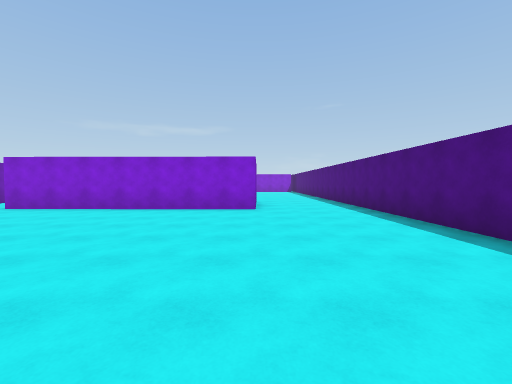
View 1 (above)

24 first-person views from a walk through a scene from a Unity 3-D project. The camera is 1.5 m above the floor, tilts 2° down and sees 90° across. The floor is counted in squares, 2 m on a side. Each view is taken from the middle of a square. On the plan, view 1 faces up. The plan holds only what a view shows up to about 9 squares ahead; the rest is blank. The place goes on beyond the plan. The player is left out.

View 2
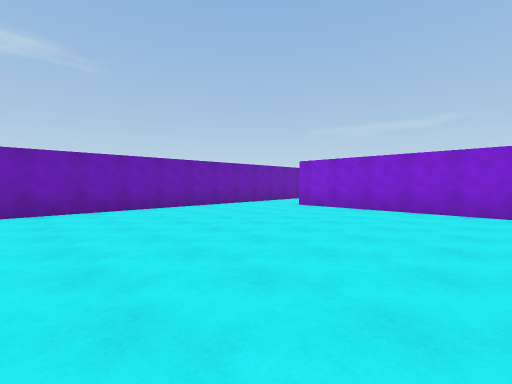

View 3
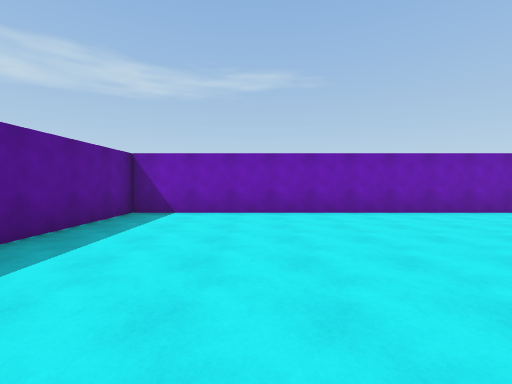

View 4
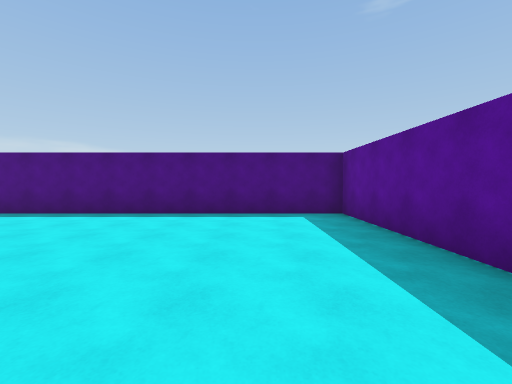

View 5
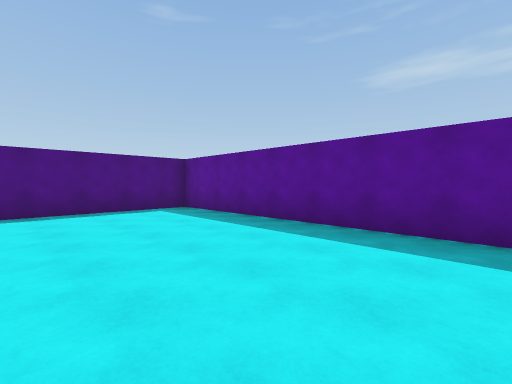

View 6
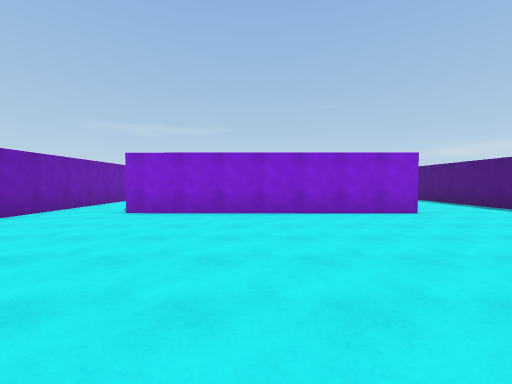

View 7
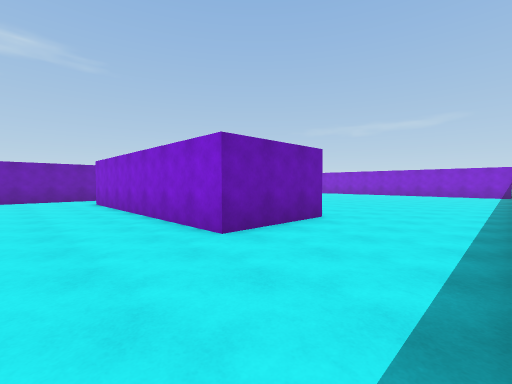

View 8
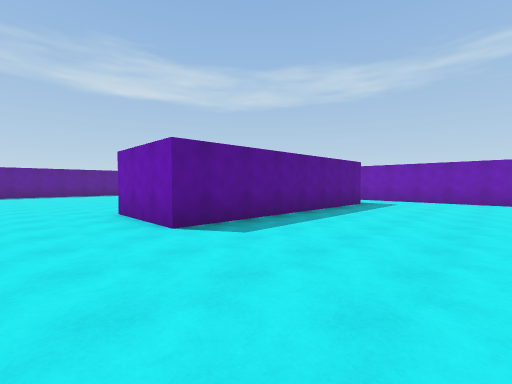

View 9
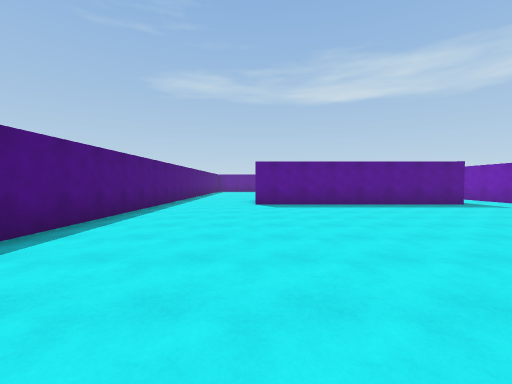

View 10
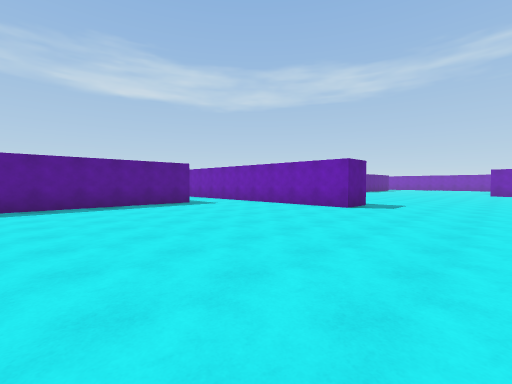

View 11
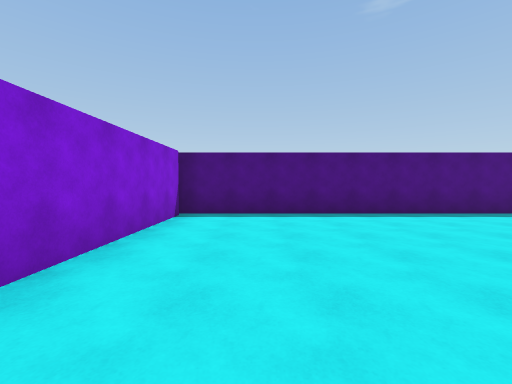

View 12
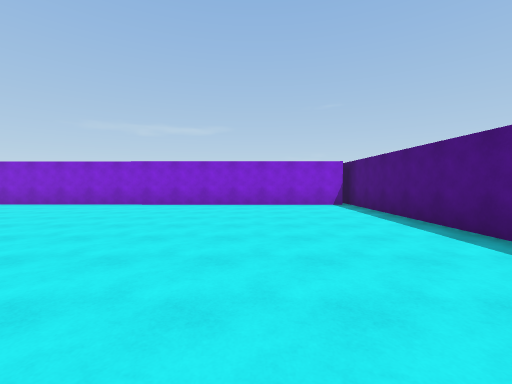

View 13
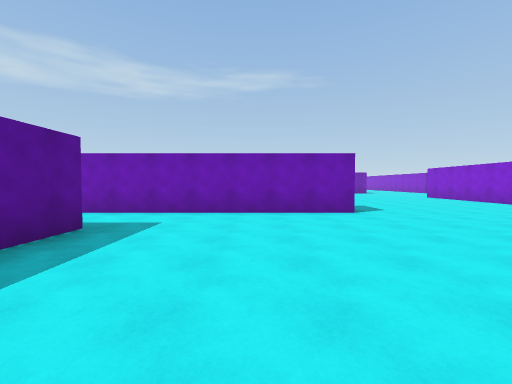

View 14
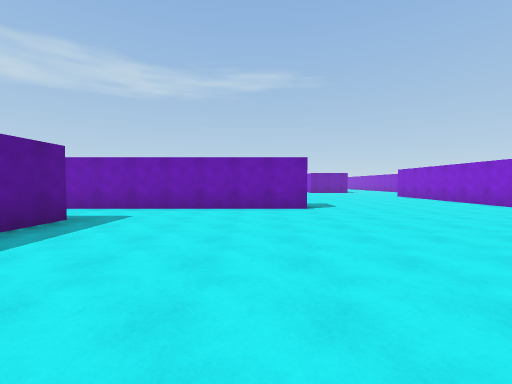

View 15
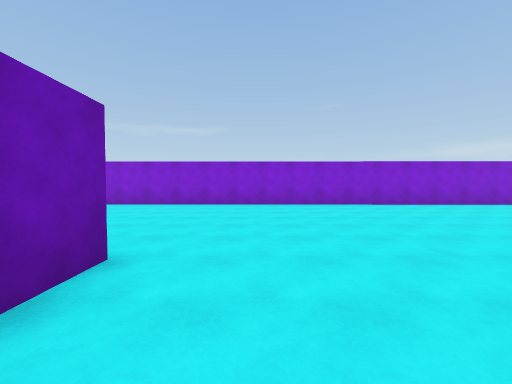

View 16
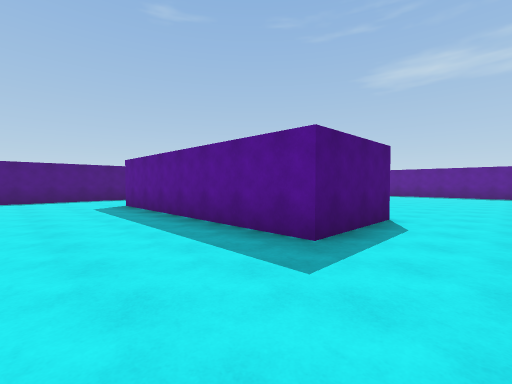

View 17
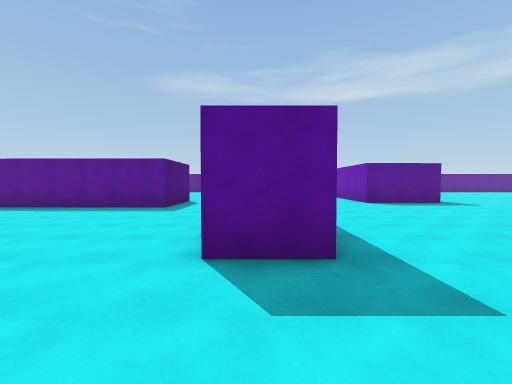

View 18
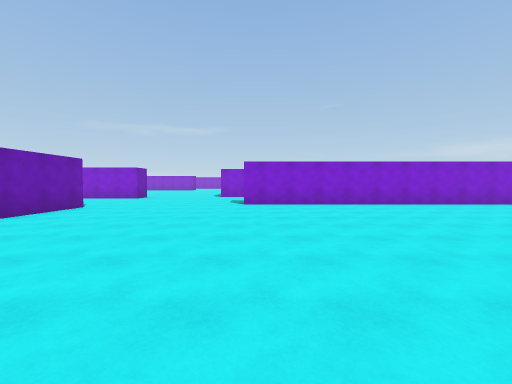

View 19
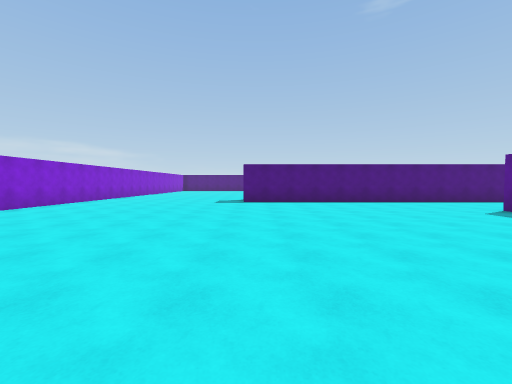

View 20
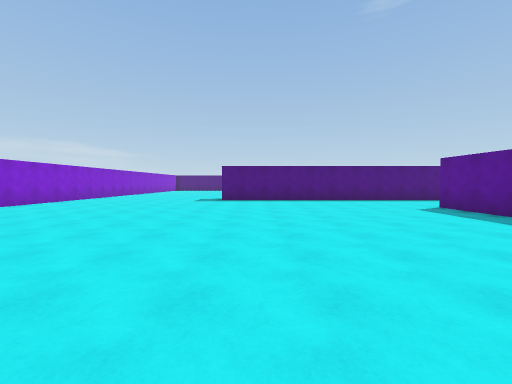

View 21
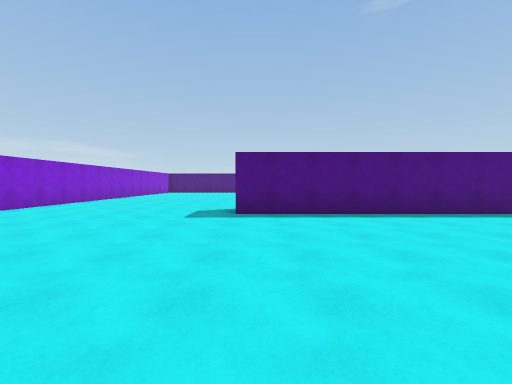

View 22
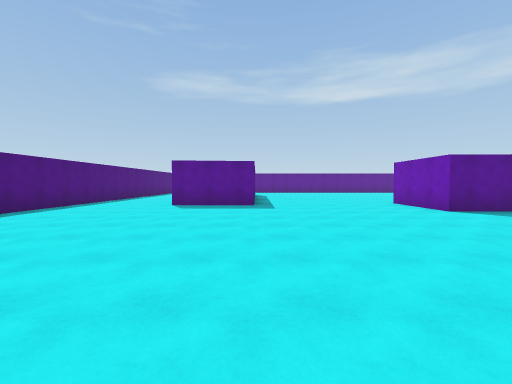

View 23
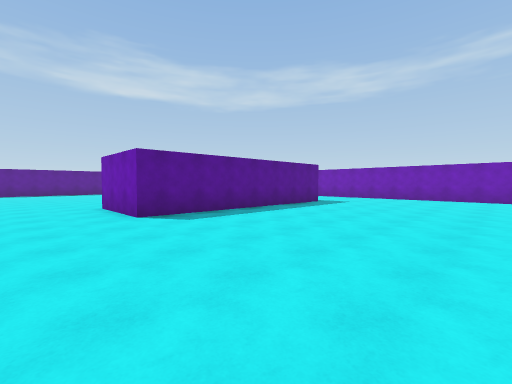

View 24
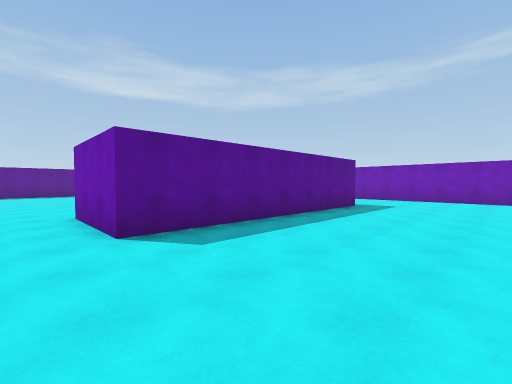

### Floor plan
Points are (right, up) in squares from view 1. A wall is a line through its corners. A room is listed if a view was taken in it or the views show most of it. See-through windows are left out.
Room 1 (views 1, 2, 3, 4, 5, 6, 7)
walls: (-4.1, -3.1) (3.3, -3.1) (3.3, 6.6); (0, 7.3) (-7.2, 7.4); (-9.5, 6.6) (-9.5, -3.1) (-6, -3.1)
ways out: opening at (-8.5, 7.5) to room 2; opening at (2, 7.3) to room 2
Room 2 (views 8, 9, 10, 11, 12, 13, 14, 15, 16, 17, 18, 19, 20, 21, 22, 23, 24)
walls: (-17, 8.4) (-14.2, 8.4); (-10.8, 8) (-10.8, 15.5) (-9.5, 15.5) (-9.5, 6.6); (-21.3, 20.9) (-21.4, 18.3); (-7.2, 7.4) (-7.2, 10.1) (0, 10.1) (0, 7.3); (-29.4, 10.3) (-22.1, 10.3) (-22.1, 7.4); (3, 21.8) (-16.5, 22); (3.3, 6.6) (3.3, 22)
ways out: opening at (-8.5, 7.5) to room 1; opening at (2, 7.3) to room 1; opening at (-19.5, 7)

Where each view was taken, in squares from view 1:
view 1: 0 up, 0 right, facing up
view 2: 0 up, 2 left, facing up-left
view 3: 0 up, 3 left, facing left
view 4: 1 down, 3 left, facing right
view 5: 1 up, 4 left, facing down-right
view 6: 1 up, 4 left, facing up
view 7: 5 up, 3 right, facing up-left
view 8: 14 up, 2 right, facing down-left
view 9: 19 up, 0 right, facing down
view 10: 19 up, 2 left, facing down-left
view 11: 20 up, 3 left, facing right
view 12: 13 up, 0 right, facing up
view 13: 13 up, 3 left, facing left
view 14: 14 up, 2 left, facing left
view 15: 13 up, 8 left, facing up
view 16: 13 up, 9 left, facing down-right
view 17: 18 up, 10 left, facing down
view 18: 13 up, 16 left, facing up
view 19: 15 up, 21 left, facing right
view 20: 14 up, 22 left, facing right
view 21: 15 up, 17 left, facing right
view 22: 17 up, 17 left, facing down
view 23: 16 up, 20 left, facing down-left
view 24: 14 up, 21 left, facing down-left
